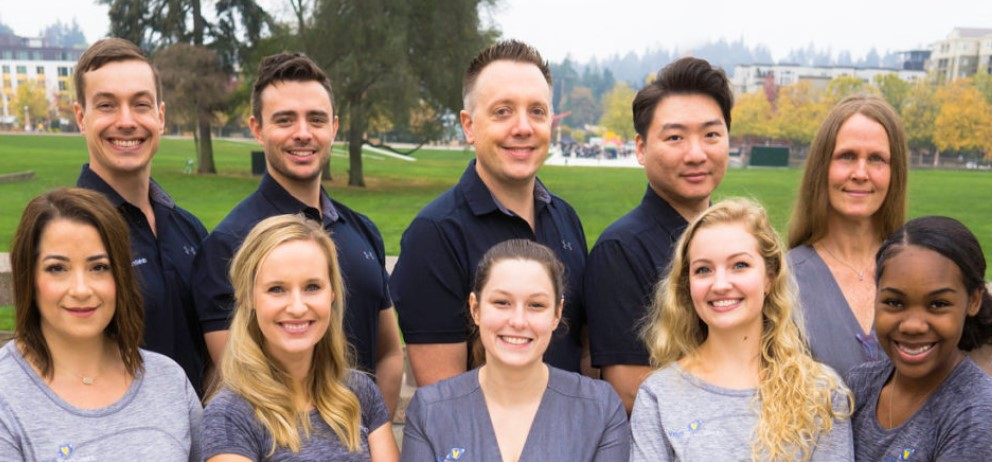
#> input picture grppic.jpg, 992 x 462 px
$ python face_detection.py
#> lines starting #> are read from the running program, lines starting #| are printed output that depends on the picture; after the words box and inside, x2 and y2 are one past the last pixel; in counts of white or black regions, pixels touching at a corner belong together
import cv2 as cv

img=cv.imread('grppic.jpg')
#> img is the input picture: shape (462, 992, 3); mean B, G, R 114.5, 129.7, 145.8
gray=cv.cvtColor(img, cv.COLOR_BGR2GRAY)
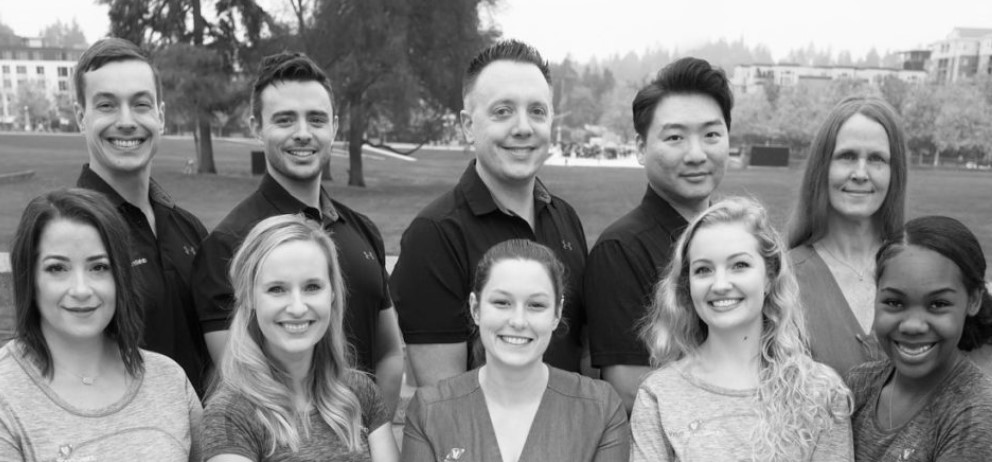
#> gray: shape (462, 992); min 2, max 255, mean 132.8
haar_cascade=cv.CascadeClassifier('haar_face.xml')
# cv.imshow('image',gray)


faces_rect=haar_cascade.detectMultiScale(gray,scaleFactor=1.1,minNeighbors=7)
#> faces_rect = [[818, 126, 85, 85], [72, 63, 105, 105], [467, 71, 103, 103], [254, 82, 95, 95], [640, 95, 103, 103], [671, 228, 102, 102], [467, 263, 102, 102], [22, 227, 108, 108], [238, 243, 112, 112], [857, 260, 115, 115]]


print(f"number of faces found in the image= {len(faces_rect)}")
#| number of faces found in the image= 10
for( x,y,w,h) in faces_rect:
    cv.rectangle(img,(x,y),(x+w,y+h),(0,255,0),thickness=2)
#> this loop made 10 passes
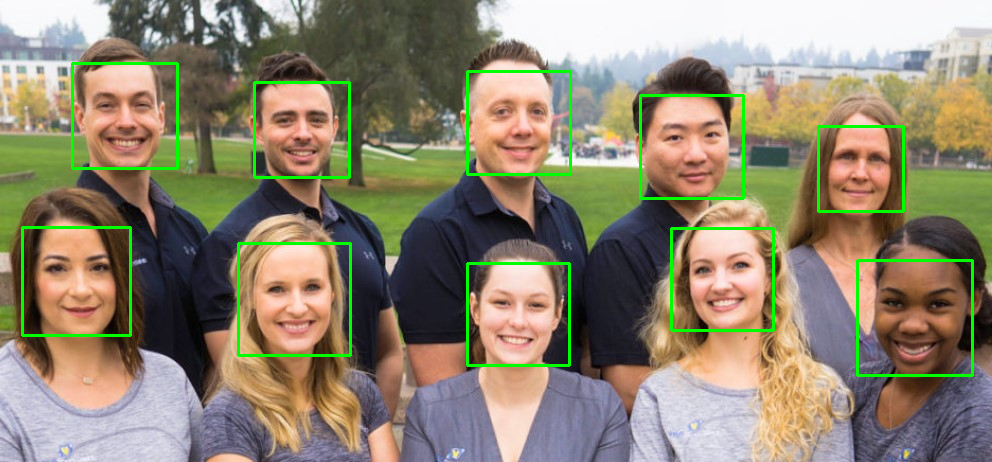
#> img: shape (462, 992, 3); 2.69% of pixels changed, all inside (x1, y1, x2, y2) = (21, 62, 974, 377)

cv.imshow('deteced faces',img)

cv.waitKey(0)
